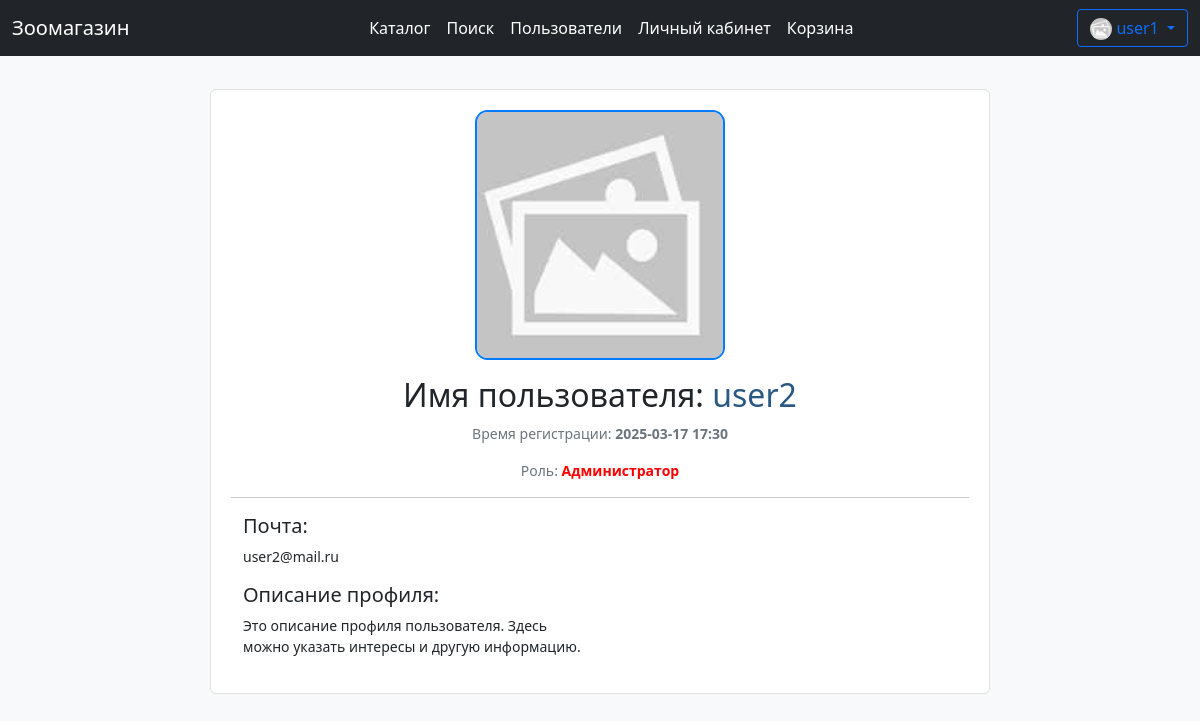
The page /profile/2 (signed in) on the database its author committed.
### data/user.py (models this page shows, shortened)
class User(SqlAlchemyBase, UserMixin, SerializerMixin):
    __tablename__ = 'users'
    id = sqlalchemy.Column(
        sqlalchemy.Integer, autoincrement=True,
        primary_key=True, nullable=False)
    name = sqlalchemy.Column(sqlalchemy.String, nullable=False)
    email = sqlalchemy.Column(
        sqlalchemy.String, index=True, unique=True, nullable=True)
    hashed_password = sqlalchemy.Column(
        sqlalchemy.String, nullable=False)
    role_id = sqlalchemy.Column(
        sqlalchemy.Integer, sqlalchemy.ForeignKey('roles.id'), default=2)
    balance = sqlalchemy.Column(sqlalchemy.Integer, default=0)
    about = sqlalchemy.Column(
        sqlalchemy.String,
        default="Это описание профиля пользователя. Здесь можно указать интересы и другую информацию.")
    profile_img_path = sqlalchemy.Column(sqlalchemy.String, default='static/imgs/noimg.jpg')
    time = sqlalchemy.Column(sqlalchemy.DateTime, default=datetime.now)
    role = orm.relation('Role')

### data/role.py (models this page shows)
class Role(SqlAlchemyBase, SerializerMixin):
    __tablename__ = 'roles'
    id = sqlalchemy.Column(
        sqlalchemy.Integer, autoincrement=True, primary_key=True, nullable=False)
    role = sqlalchemy.Column(
        sqlalchemy.String, unique=True, nullable=False)

### main.py (the view)
@app.route('/profile/<int:user_id>')
def profile(user_id):
    session = db_session.create_session()
    user = session.query(User).filter(User.id == user_id).first()
    role = session.query(Role).filter(Role.id == user.role_id).first()
    return render_template('user_profile.html', user=user, role=role)

### data/db_session.py (called while the page is built)
def create_session() -> Session:
    global __factory
    return __factory()

### main.py (called while the page is built)
@login_manager.user_loader
def load_user(user_id):
    session = db_session.create_session()
    return session.query(User).get(user_id)

### templates/user_profile.html (shortened to what this page needs)
{% extends "base.html" %}
{% block content %}
<div style="margin: auto;margin-top: 3%;padding: 20px;font-size: 14px;background-color: #fff;border: 1px solid #e0e0e0;border-radius: 6px 6px 6px 6px; max-width: 780px">
    <div class="text-center">
        <img src="/{{ user.profile_img_path }}" class="avatar mb-3" width="auto" height="250px" style="max-width: 400px" alt="Фото пользователя" onerror="this.src='/static/imgs/noimg.jpg'; this.alt='noimg.jpg';">
        <h2>Имя пользователя: <span style="color:#2a5885;">{{ user.name }}</span></h2>
        <p class="text-muted">Время регистрации: <strong>{{ user.time.strftime("%Y-%m-%d %H:%M") }} </strong></p>
        <p class="text-muted">
            {% if role.id == 1 %}
            Роль: <strong style="color: red">{{ role.role }}</strong>
            {% else %}
            Роль: <strong style="color: blue">{{ role.role }}</strong>
            {% endif %}
        </p>
    </div>
    <hr>
    <div class="row" style="margin: auto">
        <div class="col-md-6">
            <h5>Почта:</h5>
            <p>{{ user.email }}</p>
            <h5>Описание профиля:</h5>
            <p>{{ user.about }}</p>
        </div>
    </div>
</div>
{% endblock %}

### templates/base.html (shortened to what this page needs)
<!DOCTYPE html>
<html>
<head>
    <link href="https://cdn.jsdelivr.net/npm/bootstrap@5.0.0-beta1/dist/css/bootstrap.min.css"
          rel="stylesheet"
>
    {% set base_title = "Зоомагазин" %}
</head>
<body>
    <header>
        <nav class="navbar navbar-expand-lg navbar-dark bg-dark">
            <div class="container-fluid">
                <a class="navbar-brand" href="/">{{ base_title }}</a>
                <div class="collapse navbar-collapse" id="navbarSupportedContent">
                    <ul class="navbar-nav me-auto my-2 my-lg-0 navbar-nav-scroll" style="margin-left: auto;margin-right: auto;--bs-scroll-height: 100px;">
                      <li class="nav-item">
                        <a class="nav-link active" aria-current="page" href="/">Каталог</a>
                      </li>
                      <li class="nav-item">
                        <a class="nav-link active" href="/search_products">Поиск</a>
                      </li>
                      <li class="nav-item">
                        <a class="nav-link active" href="/search_users">Пользователи</a>
                      </li>
                      <li class="nav-item">
                        <a class="nav-link active" href="/user_page">Личный кабинет</a>
                      </li>
                      <li class="nav-item">
                        <a class="nav-link active" href="/to_cart">Корзина</a>
                      </li>
                    </ul>
                    <form class="d-flex">
                        {% if current_user.is_authenticated %}
                        <div class="btn-group"><div>
                            <button type="button" class="btn btn-outline-primary dropdown-toggle" data-bs-toggle="dropdown" data-bs-display="static" aria-expanded="false">
                              <img src="/{{ current_user.profile_img_path }}" width="22" height="22" style="border-radius: 100px;" onerror="this.src='/static/imgs/noimg.jpg'; this.alt='noimg.jpg';">
                              {{ current_user.name }}
                            </button>
                        </div></div>
                        {% else %}
                        <div>
                            <a class="btn btn-outline-info" href="/register">Регистрация</a>
                            <a class="btn btn-outline-warning" href="/login">Войти</a>
                        </div>
                        {% endif %}
                    </form>
                </div>
            </div>
        </nav>
    </header>
    <main role="main" class="container">
        {% block content %}{% endblock %}
    </main>
</body>
</html>

### templates/base.html (style rules this page uses)
body { background-color: #f0f0f0; }

### templates/user_profile.html (style rules this page uses)
body { background-color: #f8f9fa; }
.avatar { border-radius: 5%; object-fit: cover; border: 2px solid #007bff; }

### rows shown on the page
User: name "user1"
User: profile_img_path (placeholder picture), name "user2", time "2025-03-17 17:30", email "user2@mail.ru", about "Это описание профиля пользователя. Здесь можно указать интересы и другую информацию."
Role: role "Администратор"

### other values the page prints
{{ base_title }} "Зоомагазин"
